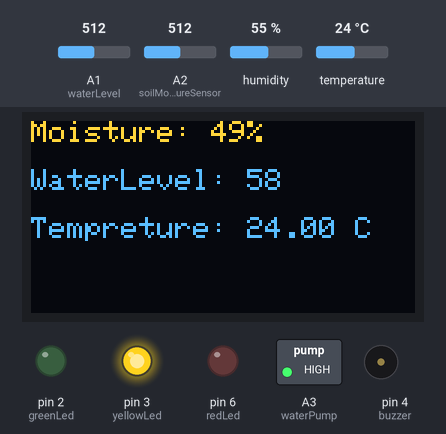
Recording of a sketch running on a simulated Arduino Uno, built with avr-gcc and run on an emulated ATmega328P. Shown: 128×64 one-colour display, switched loads named in the sketch (green lamp = pin HIGH), output pins drawn as LEDs (lit = HIGH), buzzer (waves = sounding). Dashed ring = blinking. The inputs (shaded band) are chosen by the test bench; at power-on: A1 (waterLevel) = 512, A2 (soilMoistureSensor) = 512, humidity 55 %, temperature 24 °C. The OLED is the two-colour kind (top 16 rows yellow); the display library's start-up logo is not drawn; pins used as bus, display or sensor lines are not drawn.

Above: at 6.0 s.
6.1 s: A1 (waterLevel) set to 607
At 11.5 s:
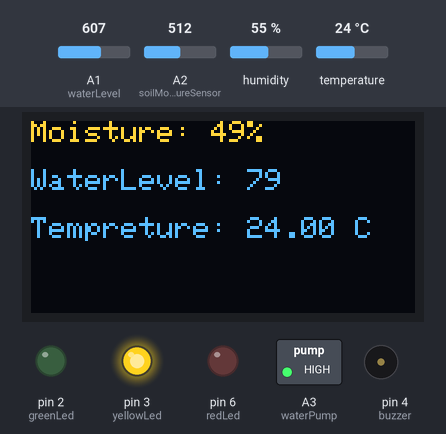
12.0 s: A1 (waterLevel) set to 621
At 14.2 s:
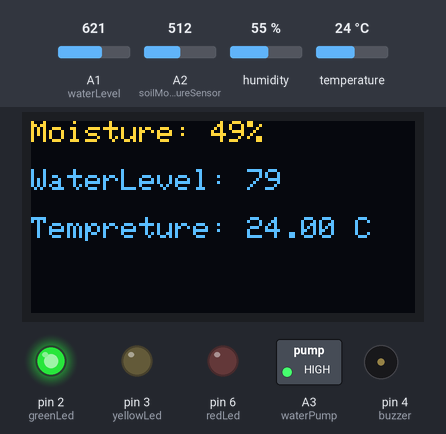
18.5 s: A1 (waterLevel) set to 306
At 21.2 s:
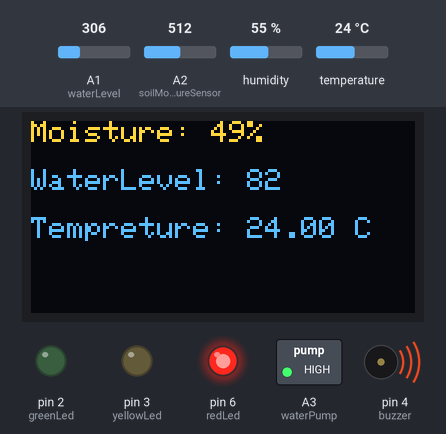
25.0 s: A1 (waterLevel) set to 323
At 31.0 s:
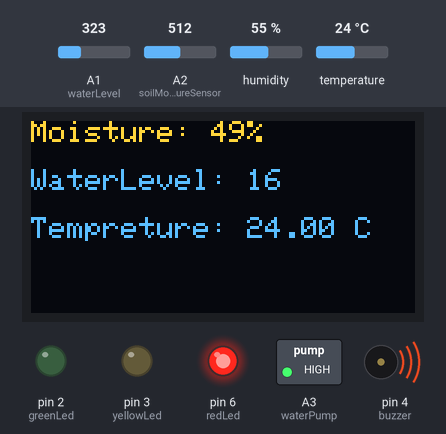
31.3 s: A1 (waterLevel) set to 357
At 32.8 s:
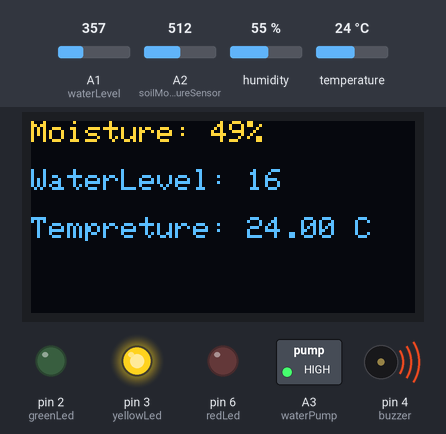
37.8 s: A2 (soilMoistureSensor) set to 284
At 42.5 s:
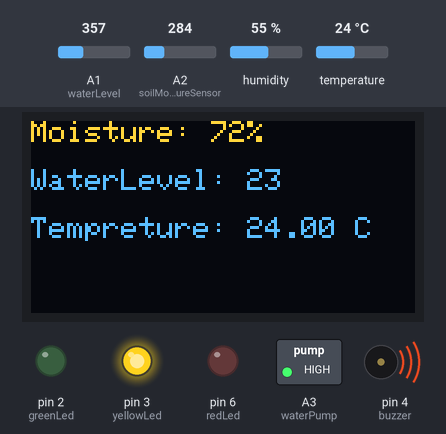
43.1 s: A2 (soilMoistureSensor) set to 260
Timing chart, 0 to 46.1 s (numbered marks = the images above; inputs shaded):
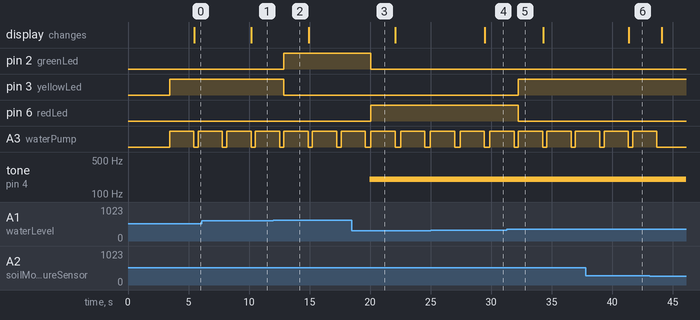

Measured:
- the behaviour switches between 614 and 615 on A1 (waterLevel) (found by bisection; images 1 and 2)
- the behaviour switches between 339 and 340 on A1 (waterLevel) (found by bisection; images 4 and 5)
- after the input at 6.1 s, the display: changes after 4.1 s (image 1)
- after the input at 12.0 s, pin 2 (greenLed): LOW → HIGH after 0.88 s; pin 3 (yellowLed): HIGH → LOW after 0.88 s
- after the input at 18.5 s, pin 2 (greenLed): HIGH → LOW after 1.6 s; pin 6 (redLed): LOW → HIGH after 1.6 s; tone on pin 4 (buzzer): silent → 200 Hz after 1.5 s
- after the input at 25.0 s, the display: changes after 4.5 s (image 4)
- after the input at 31.3 s, pin 3 (yellowLed): LOW → HIGH after 0.95 s; pin 6 (redLed): HIGH → LOW after 0.95 s
- after the input at 37.8 s, the display: changes after 3.6 s (image 6)
- after the input at 43.1 s, A3 (waterPump): goes on until 43.7 s, then stays LOW

The sketch:

hnew.ino
```cpp
#include <SPI.h>
#include <Wire.h>
#include <Adafruit_GFX.h>
#include <Adafruit_SSD1306.h>
#include "DHT.h"

#define soilMoistureSensor A2
#define temperature 9
#define waterLevel A1
#define greenLed 2
#define yellowLed 3
#define redLed 6
#define waterPump A3
#define buzzer 4
#define DHTTYPE DHT11

DHT dht(temperature, DHTTYPE);


const int screenWidth = 128;  // OLED display width, in pixels
const int screenHeight = 64;  // OLED display height, in pixels

int soilMoisture;
int waterLevelVal;
float t;
const int resetPinOled = -1;
Adafruit_SSD1306 c(screenWidth, screenHeight, &Wire, -1);

//DHT dht(temperature, DHTTYPE);
void setup() {
  Serial.begin(9600);
  pinMode(greenLed, OUTPUT);
  pinMode(yellowLed, OUTPUT);
  pinMode(redLed, OUTPUT);
  pinMode(waterPump, OUTPUT);
  pinMode(buzzer, OUTPUT);
  //for the oled s
  c.begin(SSD1306_SWITCHCAPVCC, 0x3C);
  // initialize OLED display with address 0x3C for 128x64
  if (!c.begin(SSD1306_SWITCHCAPVCC, 0x3C)) {
    Serial.println(F("SSD1306 allocation failed"));
    while (true) {}
  }

  dht.begin();
  c.display();
  delay(300);  //showing the default logo for 2 sec
  welcoming(c);
  c.display();
  delay(3000);  //3000
}

void loop() {
  soilMoisture = map(analogRead(soilMoistureSensor), 0, 1023, 1023, 0);
  waterLevelVal = map(analogRead(waterLevel), 250, 700, 0, 100);
  t = dht.readTemperature();

  if (soilMoisture < 750 && checkWater())  //monitoring the soil if it's dry (the sensor reading more than 750)=> turn on the pump
  {
    digitalWrite(waterPump, HIGH);
    c.println("Watering Plant in progress");  //d
    delay(2000);
    digitalWrite(waterPump, LOW);
  }

  displayStats();
  delay(300);
}

void welcoming(Adafruit_SSD1306 a) {
  a.clearDisplay();
  a.setTextSize(1);
  a.setTextColor(WHITE);
  a.setCursor(10, 0);
  // Display static text
  a.println("Welcome to our ");
  a.println("planting system!");
}

bool checkWater(void) {
  //now check water level:
  if (waterLevelVal < (20)) {  //400 -0.20 * 2000
    tone(buzzer, 200);                  //turn on the buzzer
    delay(100);
    digitalWrite(redLed, HIGH);  // turn on red
    digitalWrite(greenLed, LOW);
    digitalWrite(yellowLed, LOW);
    digitalWrite(buzzer, HIGH);
  } else if (waterLevelVal >= (20) && waterLevelVal <= (80)) {  //400-500-0.20 * 2000
    digitalWrite(greenLed, LOW);
    digitalWrite(yellowLed, HIGH);  // turn on yellow
    digitalWrite(redLed, LOW);
  } else if (waterLevelVal > (80)) {  // >500-0.50 * 1000
    digitalWrite(greenLed, HIGH);              //// turn on green
    digitalWrite(yellowLed, LOW);
    digitalWrite(redLed, LOW);
  }
  digitalWrite(buzzer, LOW);
  return true;
}

void displayStats(void) {
  c.clearDisplay();
  c.setTextSize(1);
  c.setTextColor(WHITE);
  c.setCursor(0, 0);
  c.print("Moisture: ");
  c.print(map(soilMoisture, 0, 1023, 0, 100));
  c.println("%");
  c.println("  ");
  c.print("WaterLevel: ");
  c.print(waterLevelVal);
  c.println(" ");
  c.println("  ");
  c.print("Tempreture: ");
  c.print(t);
  c.println(" C ");
  c.display();
}
```
